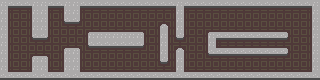

Below is a game level as drawn by its tile map, then a one-line description and the .tmx file that defines it, in full:
An orthogonal 40x10 tile map with 8x8 px tiles, 1 tile layer (Tile Layer 1).

<map version="1.4" tiledversion="1.4.3" orientation="orthogonal" renderorder="right-down" width="40" height="10" tilewidth="8" tileheight="8" infinite="0" nextlayerid="2" nextobjectid="1">
 <tileset firstgid="1" source="tiles.tsx" />
 <layer id="1" name="Tile Layer 1" width="40" height="10">
  <data encoding="csv">
3,2,2,2,3,3,2,2,3,3,2,2,2,2,2,2,2,2,2,2,2,2,3,2,2,2,2,2,2,2,2,2,2,2,2,2,2,2,2,3,
3,11,20,12,3,3,11,12,3,3,11,20,20,20,20,20,20,20,20,20,20,12,3,11,20,20,20,20,20,20,20,20,20,20,20,20,20,20,12,3,
3,17,16,18,3,3,17,18,1,4,17,16,16,16,16,16,16,16,16,16,19,18,3,17,16,16,16,16,16,16,16,16,16,16,16,16,16,16,18,3,
3,17,16,18,3,3,17,16,20,20,16,19,19,19,19,19,19,19,16,18,8,26,3,17,16,16,19,19,19,19,19,19,19,19,19,19,16,16,18,3,
3,17,16,18,1,4,17,16,16,16,18,6,3,3,3,3,3,7,17,18,3,26,5,17,16,18,6,2,2,2,2,2,2,2,2,25,17,16,18,3,
3,17,16,16,20,20,16,16,19,19,18,1,2,2,2,2,2,4,17,18,3,17,27,16,16,18,3,21,27,27,27,27,27,27,27,27,16,16,18,3,
3,17,16,16,19,19,16,18,6,7,17,20,20,20,20,20,20,20,16,18,3,26,8,17,16,18,1,2,2,2,2,2,2,2,2,25,17,16,18,3,
3,17,16,18,6,7,17,18,3,3,17,16,16,16,16,16,16,16,16,18,5,26,3,17,16,16,20,20,20,20,20,20,20,20,20,20,16,16,18,3,
3,13,19,14,3,3,13,14,3,3,13,19,19,19,19,19,19,19,19,19,27,14,3,13,19,19,19,19,19,19,19,19,19,19,19,19,19,19,14,3,
2,2,2,2,2,2,2,2,2,2,2,2,2,2,2,2,2,2,2,2,2,2,2,2,2,2,2,2,2,2,2,2,2,2,2,2,2,2,2,2
</data>
 </layer>
</map>
